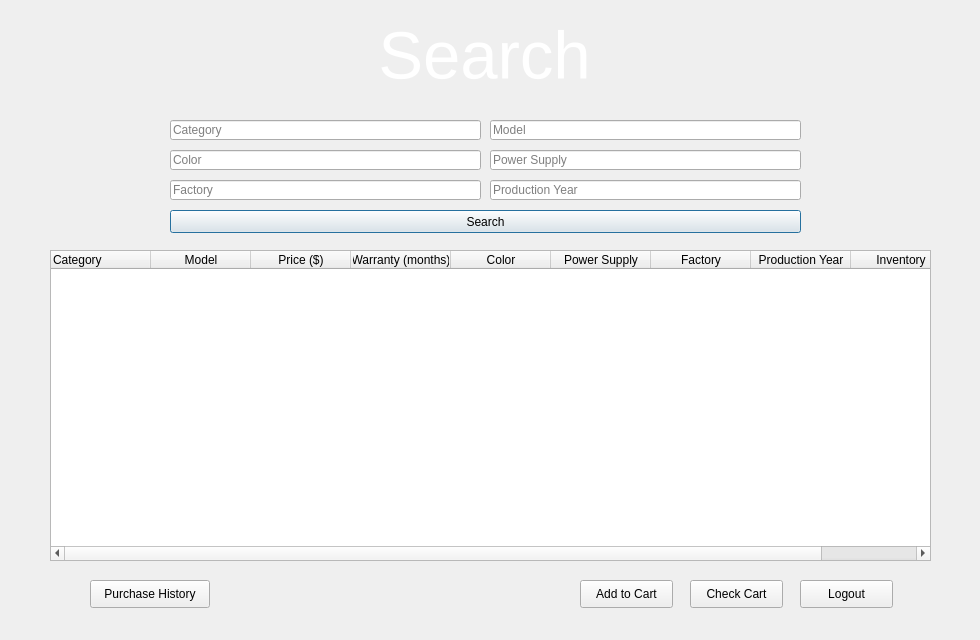
<?xml version="1.0" encoding="UTF-8"?>
<ui version="4.0">
 <class>Dialog</class>
 <widget class="QDialog" name="Dialog">
  <property name="geometry">
   <rect>
    <x>0</x>
    <y>0</y>
    <width>980</width>
    <height>640</height>
   </rect>
  </property>
  <property name="windowTitle">
   <string>Dialog</string>
  </property>
  <widget class="QWidget" name="widget" native="true">
   <property name="geometry">
    <rect>
     <x>0</x>
     <y>0</y>
     <width>980</width>
     <height>640</height>
    </rect>
   </property>
   <property name="styleSheet">
    <string notr="true">QWidget#widget{
background-color: qlineargradient(spread:pad, x1:0.562182, y1:0.466, x2:1, y2:1, stop:0.0454545 rgba(210, 108, 43, 255), stop:0.982955 rgba(255, 255, 255, 255));;}
background-color: rgb(231, 154, 0);
</string>
   </property>
   <widget class="QLabel" name="advsearchLabel">
    <property name="geometry">
     <rect>
      <x>59</x>
      <y>10</y>
      <width>851</width>
      <height>91</height>
     </rect>
    </property>
    <property name="font">
     <font>
      <family>MS Shell Dlg 2</family>
      <pointsize>50</pointsize>
      <weight>10</weight>
      <italic>false</italic>
      <bold>false</bold>
     </font>
    </property>
    <property name="autoFillBackground">
     <bool>false</bool>
    </property>
    <property name="styleSheet">
     <string notr="true">font: 85 50pt &quot;MS Shell Dlg 2&quot;;
color: rgb(255, 255, 255);
</string>
    </property>
    <property name="text">
     <string>Search</string>
    </property>
    <property name="scaledContents">
     <bool>true</bool>
    </property>
    <property name="alignment">
     <set>Qt::AlignCenter</set>
    </property>
   </widget>
   <widget class="QLineEdit" name="catsearch">
    <property name="geometry">
     <rect>
      <x>170</x>
      <y>120</y>
      <width>311</width>
      <height>20</height>
     </rect>
    </property>
    <property name="inputMask">
     <string/>
    </property>
    <property name="text">
     <string/>
    </property>
    <property name="placeholderText">
     <string>Category</string>
    </property>
   </widget>
   <widget class="QPushButton" name="advsearchBtn">
    <property name="geometry">
     <rect>
      <x>170</x>
      <y>210</y>
      <width>631</width>
      <height>23</height>
     </rect>
    </property>
    <property name="text">
     <string>Search</string>
    </property>
   </widget>
   <widget class="QTableWidget" name="advsearchtable">
    <property name="geometry">
     <rect>
      <x>50</x>
      <y>250</y>
      <width>881</width>
      <height>311</height>
     </rect>
    </property>
    <property name="frameShape">
     <enum>QFrame::StyledPanel</enum>
    </property>
    <property name="frameShadow">
     <enum>QFrame::Sunken</enum>
    </property>
    <property name="sizeAdjustPolicy">
     <enum>QAbstractScrollArea::AdjustToContents</enum>
    </property>
    <property name="editTriggers">
     <set>QAbstractItemView::NoEditTriggers</set>
    </property>
    <property name="tabKeyNavigation">
     <bool>true</bool>
    </property>
    <property name="showDropIndicator" stdset="0">
     <bool>true</bool>
    </property>
    <property name="selectionBehavior">
     <enum>QAbstractItemView::SelectRows</enum>
    </property>
    <property name="showGrid">
     <bool>true</bool>
    </property>
    <property name="sortingEnabled">
     <bool>true</bool>
    </property>
    <attribute name="horizontalHeaderVisible">
     <bool>true</bool>
    </attribute>
    <attribute name="horizontalHeaderCascadingSectionResizes">
     <bool>true</bool>
    </attribute>
    <attribute name="horizontalHeaderStretchLastSection">
     <bool>true</bool>
    </attribute>
    <attribute name="verticalHeaderVisible">
     <bool>false</bool>
    </attribute>
    <attribute name="verticalHeaderCascadingSectionResizes">
     <bool>true</bool>
    </attribute>
    <attribute name="verticalHeaderStretchLastSection">
     <bool>false</bool>
    </attribute>
    <column>
     <property name="text">
      <string>Category</string>
     </property>
     <property name="textAlignment">
      <set>AlignLeading|AlignVCenter</set>
     </property>
    </column>
    <column>
     <property name="text">
      <string>Model</string>
     </property>
    </column>
    <column>
     <property name="text">
      <string>Price ($)</string>
     </property>
    </column>
    <column>
     <property name="text">
      <string>Warranty (months)</string>
     </property>
    </column>
    <column>
     <property name="text">
      <string>Color</string>
     </property>
    </column>
    <column>
     <property name="text">
      <string>Power Supply</string>
     </property>
    </column>
    <column>
     <property name="text">
      <string>Factory</string>
     </property>
    </column>
    <column>
     <property name="text">
      <string>Production Year</string>
     </property>
    </column>
    <column>
     <property name="text">
      <string>Inventory</string>
     </property>
    </column>
   </widget>
   <widget class="QPushButton" name="logoutBtn">
    <property name="geometry">
     <rect>
      <x>800</x>
      <y>580</y>
      <width>93</width>
      <height>28</height>
     </rect>
    </property>
    <property name="text">
     <string>Logout</string>
    </property>
   </widget>
   <widget class="QPushButton" name="go2cartBtn">
    <property name="geometry">
     <rect>
      <x>690</x>
      <y>580</y>
      <width>93</width>
      <height>28</height>
     </rect>
    </property>
    <property name="text">
     <string>Check Cart</string>
    </property>
   </widget>
   <widget class="QPushButton" name="add2cartBtn">
    <property name="geometry">
     <rect>
      <x>580</x>
      <y>580</y>
      <width>93</width>
      <height>28</height>
     </rect>
    </property>
    <property name="text">
     <string>Add to Cart</string>
    </property>
   </widget>
   <widget class="QLineEdit" name="facsearch">
    <property name="geometry">
     <rect>
      <x>170</x>
      <y>180</y>
      <width>311</width>
      <height>20</height>
     </rect>
    </property>
    <property name="placeholderText">
     <string>Factory</string>
    </property>
   </widget>
   <widget class="QLineEdit" name="pyrsearch">
    <property name="geometry">
     <rect>
      <x>490</x>
      <y>180</y>
      <width>311</width>
      <height>20</height>
     </rect>
    </property>
    <property name="placeholderText">
     <string>Production Year</string>
    </property>
   </widget>
   <widget class="QLineEdit" name="pwrsearch">
    <property name="geometry">
     <rect>
      <x>490</x>
      <y>150</y>
      <width>311</width>
      <height>20</height>
     </rect>
    </property>
    <property name="placeholderText">
     <string>Power Supply</string>
    </property>
   </widget>
   <widget class="QLineEdit" name="clrsearch">
    <property name="geometry">
     <rect>
      <x>170</x>
      <y>150</y>
      <width>311</width>
      <height>20</height>
     </rect>
    </property>
    <property name="inputMask">
     <string/>
    </property>
    <property name="text">
     <string/>
    </property>
    <property name="placeholderText">
     <string>Color</string>
    </property>
   </widget>
   <widget class="QLineEdit" name="modsearch">
    <property name="geometry">
     <rect>
      <x>490</x>
      <y>120</y>
      <width>311</width>
      <height>20</height>
     </rect>
    </property>
    <property name="placeholderText">
     <string>Model</string>
    </property>
   </widget>
   <widget class="QPushButton" name="purchasehist">
    <property name="geometry">
     <rect>
      <x>90</x>
      <y>580</y>
      <width>120</width>
      <height>28</height>
     </rect>
    </property>
    <property name="text">
     <string>Purchase History</string>
    </property>
   </widget>
  </widget>
 </widget>
 <tabstops>
  <tabstop>catsearch</tabstop>
  <tabstop>modsearch</tabstop>
  <tabstop>clrsearch</tabstop>
  <tabstop>pwrsearch</tabstop>
  <tabstop>facsearch</tabstop>
  <tabstop>pyrsearch</tabstop>
  <tabstop>advsearchBtn</tabstop>
  <tabstop>advsearchtable</tabstop>
  <tabstop>add2cartBtn</tabstop>
  <tabstop>go2cartBtn</tabstop>
  <tabstop>logoutBtn</tabstop>
 </tabstops>
 <resources/>
 <connections>
  <connection>
   <sender>clrsearch</sender>
   <signal>returnPressed()</signal>
   <receiver>advsearchBtn</receiver>
   <slot>click()</slot>
   <hints>
    <hint type="sourcelabel">
     <x>369</x>
     <y>127</y>
    </hint>
    <hint type="destinationlabel">
     <x>252</x>
     <y>224</y>
    </hint>
   </hints>
  </connection>
  <connection>
   <sender>catsearch</sender>
   <signal>returnPressed()</signal>
   <receiver>advsearchBtn</receiver>
   <slot>click()</slot>
   <hints>
    <hint type="sourcelabel">
     <x>348</x>
     <y>163</y>
    </hint>
    <hint type="destinationlabel">
     <x>326</x>
     <y>223</y>
    </hint>
   </hints>
  </connection>
  <connection>
   <sender>facsearch</sender>
   <signal>returnPressed()</signal>
   <receiver>advsearchBtn</receiver>
   <slot>click()</slot>
   <hints>
    <hint type="sourcelabel">
     <x>402</x>
     <y>196</y>
    </hint>
    <hint type="destinationlabel">
     <x>402</x>
     <y>226</y>
    </hint>
   </hints>
  </connection>
  <connection>
   <sender>modsearch</sender>
   <signal>returnPressed()</signal>
   <receiver>advsearchBtn</receiver>
   <slot>click()</slot>
   <hints>
    <hint type="sourcelabel">
     <x>560</x>
     <y>130</y>
    </hint>
    <hint type="destinationlabel">
     <x>570</x>
     <y>226</y>
    </hint>
   </hints>
  </connection>
  <connection>
   <sender>pwrsearch</sender>
   <signal>returnPressed()</signal>
   <receiver>advsearchBtn</receiver>
   <slot>click()</slot>
   <hints>
    <hint type="sourcelabel">
     <x>667</x>
     <y>162</y>
    </hint>
    <hint type="destinationlabel">
     <x>661</x>
     <y>228</y>
    </hint>
   </hints>
  </connection>
  <connection>
   <sender>pyrsearch</sender>
   <signal>returnPressed()</signal>
   <receiver>advsearchBtn</receiver>
   <slot>click()</slot>
   <hints>
    <hint type="sourcelabel">
     <x>745</x>
     <y>191</y>
    </hint>
    <hint type="destinationlabel">
     <x>743</x>
     <y>227</y>
    </hint>
   </hints>
  </connection>
 </connections>
</ui>
